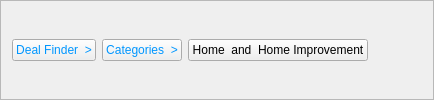
           <widget class="QFrame" name="frame_23">
            <property name="frameShape">
             <enum>QFrame::StyledPanel</enum>
            </property>
            <property name="frameShadow">
             <enum>QFrame::Raised</enum>
            </property>
            <layout class="QHBoxLayout" name="horizontalLayout_14">
             <item>
              <widget class="QPushButton" name="pushButton">
               <property name="styleSheet">
                <string notr="true">color:#0096ff</string>
               </property>
               <property name="text">
                <string>Deal Finder  &gt;</string>
               </property>
              </widget>
             </item>
             <item>
              <widget class="QPushButton" name="pushButton_4">
               <property name="styleSheet">
                <string notr="true">color:#0096ff</string>
               </property>
               <property name="text">
                <string>Categories  &gt;</string>
               </property>
              </widget>
             </item>
             <item>
              <widget class="QPushButton" name="pushButton_27">
               <property name="text">
                <string>Home  and  Home Improvement</string>
               </property>
              </widget>
             </item>
             <item>
              <widget class="QFrame" name="frame_24">
               <property name="frameShape">
                <enum>QFrame::StyledPanel</enum>
               </property>
               <property name="frameShadow">
                <enum>QFrame::Raised</enum>
               </property>
              </widget>
             </item>
             <item>
              <widget class="QFrame" name="frame_28">
               <property name="frameShape">
                <enum>QFrame::StyledPanel</enum>
               </property>
               <property name="frameShadow">
                <enum>QFrame::Raised</enum>
               </property>
              </widget>
             </item>
             <item>
              <widget class="QFrame" name="frame_25">
               <property name="frameShape">
                <enum>QFrame::StyledPanel</enum>
               </property>
               <property name="frameShadow">
                <enum>QFrame::Raised</enum>
               </property>
              </widget>
             </item>
             <item>
              <widget class="QFrame" name="frame_27">
               <property name="frameShape">
                <enum>QFrame::StyledPanel</enum>
               </property>
               <property name="frameShadow">
                <enum>QFrame::Raised</enum>
               </property>
              </widget>
             </item>
             <item>
              <widget class="QFrame" name="frame_26">
               <property name="frameShape">
                <enum>QFrame::StyledPanel</enum>
               </property>
               <property name="frameShadow">
                <enum>QFrame::Raised</enum>
               </property>
              </widget>
             </item>
             <item>
              <widget class="QFrame" name="frame_29">
               <property name="frameShape">
                <enum>QFrame::StyledPanel</enum>
               </property>
               <property name="frameShadow">
                <enum>QFrame::Raised</enum>
               </property>
              </widget>
             </item>
             <item>
              <widget class="QFrame" name="frame_30">
               <property name="frameShape">
                <enum>QFrame::StyledPanel</enum>
               </property>
               <property name="frameShadow">
                <enum>QFrame::Raised</enum>
               </property>
              </widget>
             </item>
             <item>
              <widget class="QFrame" name="frame_31">
               <property name="frameShape">
                <enum>QFrame::StyledPanel</enum>
               </property>
               <property name="frameShadow">
                <enum>QFrame::Raised</enum>
               </property>
              </widget>
             </item>
             <item>
              <widget class="QFrame" name="frame_32">
               <property name="frameShape">
                <enum>QFrame::StyledPanel</enum>
               </property>
               <property name="frameShadow">
                <enum>QFrame::Raised</enum>
               </property>
              </widget>
             </item>
            </layout>
           </widget>
